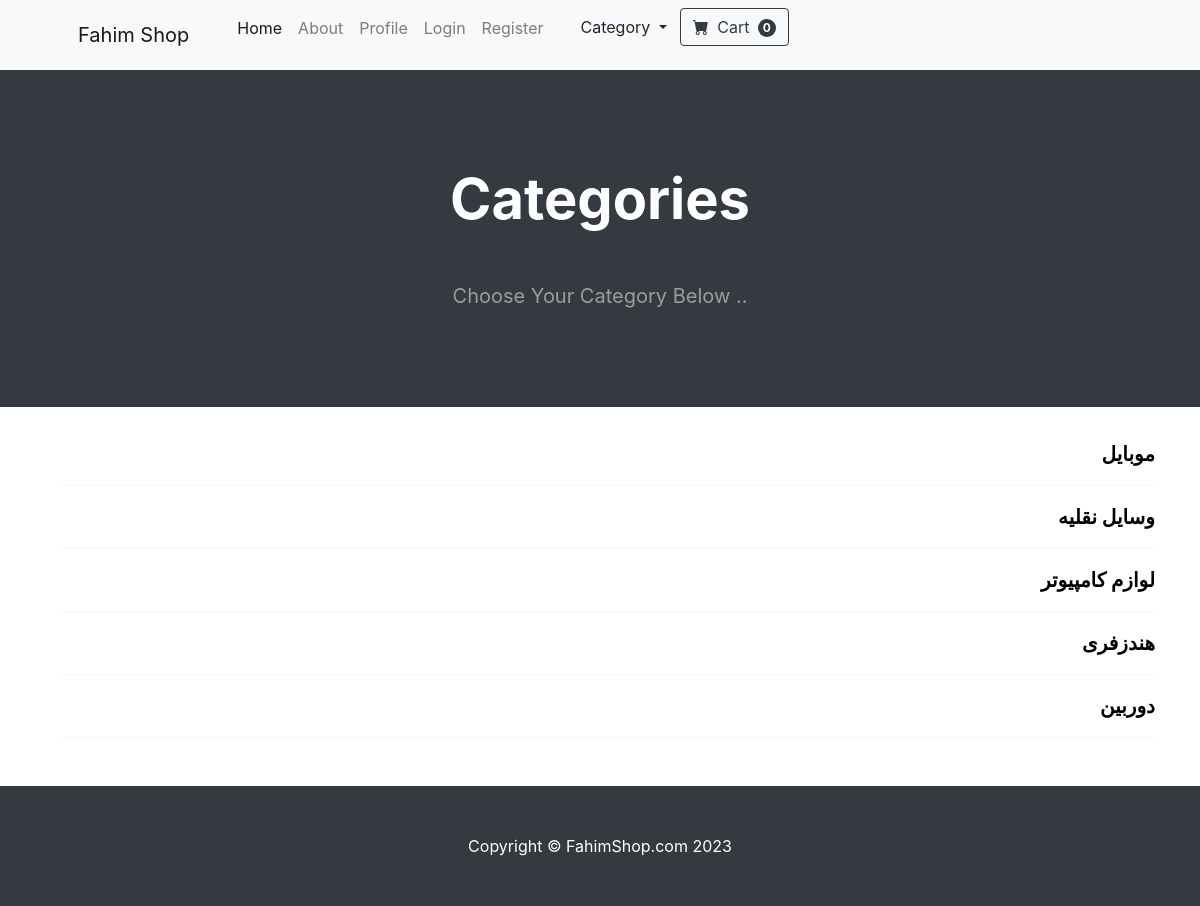
Before: /Category_summary/ with the older database file.
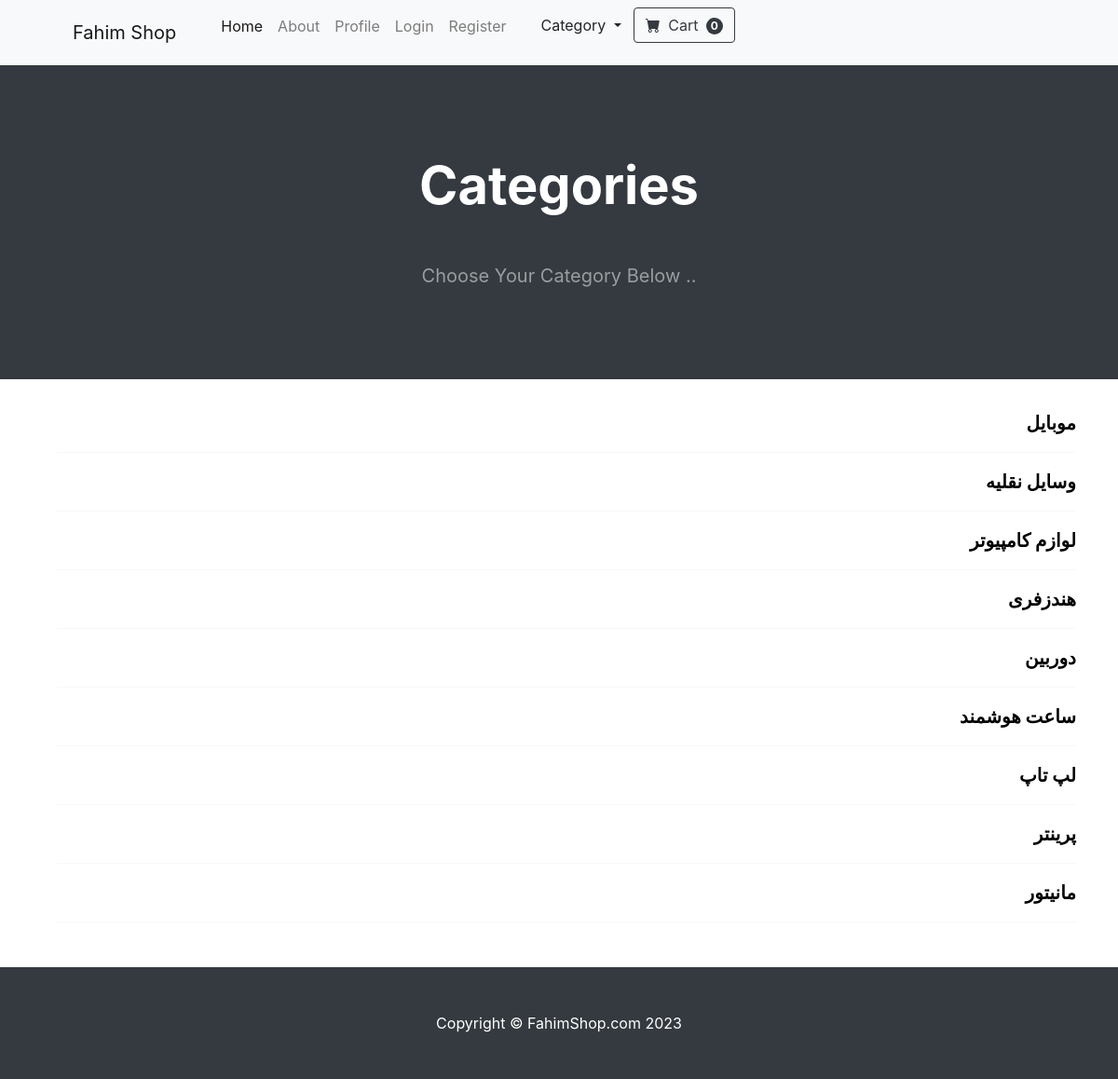
After: the same page with the newer database file.
### Store/models.py (models this page shows, shortened)
class Category(models.Model):
    name = models.CharField(max_length=50)
    class Meta :
        verbose_name_plural = "Categorys"

### Store/views.py (the view)
# urls.py: path('Category_summary/' , views.Category_Summary , name='Category_Summary'),
def Category_Summary(request):
    Categories = Category.objects.all()
    return render(request=request, template_name='Category_Summary.html' , context={'Categories': Categories })

### Cart/Cart.py (called while the page is built)
    def __len__(self):
        return len(self.cart)

### Cart/Context_Processors.py (called while the page is built)
def cart(request):
    return {'cart' : Cart(request)}

### Store/templates/Category_Summary.html
{% extends 'base.html' %}
{% block content %}
        <header class="bg-dark py-5">
            <div class="container px-4 px-lg-5 my-5">
                <div class="text-center text-white">
                    <h1 class="display-4 fw-bolder">Categories</h1>
                    <p class="lead fw-normal text-white-50 mb-0 mt-5">Choose Your Category Below ..</p>
                </div>
            </div>
        </header>
<br/>
<div class="container " >
    <div class="text-right form-select-lg fw-bold " >
            {% for cat in Categories %}
                <a href="/Category/{{ cat.name }}" style="color: black; ">{{ cat.name }}</a>
            <hr/>
            {% endfor %}
    </div>
    </div>
<br/>
{% endblock %}

Changed rows visible on the page:
added Category: name "ساعت هوشمند"
added Category: name "لپ تاپ"
added Category: name "پرینتر"
added Category: name "مانیتور"
